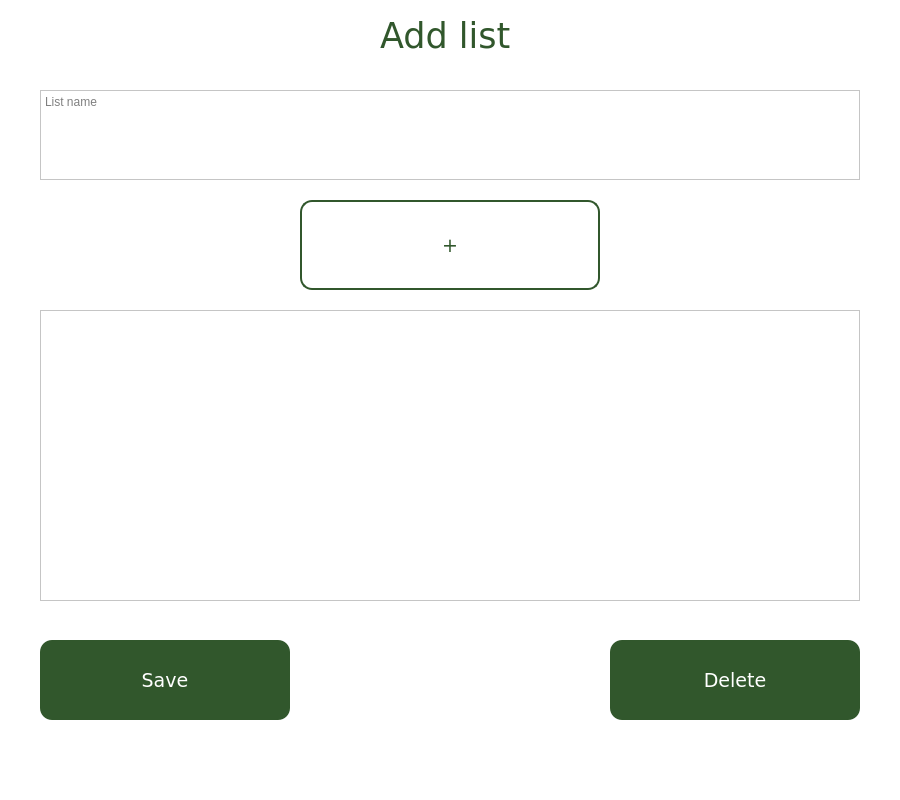
<?xml version="1.0" encoding="UTF-8"?>
<ui version="4.0">
 <class>add_list_window</class>
 <widget class="QMainWindow" name="add_list_window">
  <property name="geometry">
   <rect>
    <x>0</x>
    <y>0</y>
    <width>900</width>
    <height>800</height>
   </rect>
  </property>
  <property name="minimumSize">
   <size>
    <width>900</width>
    <height>800</height>
   </size>
  </property>
  <property name="maximumSize">
   <size>
    <width>900</width>
    <height>800</height>
   </size>
  </property>
  <property name="font">
   <font>
    <family>Verdana</family>
   </font>
  </property>
  <property name="windowTitle">
   <string>PoLIZANE</string>
  </property>
  <property name="windowIcon">
   <iconset>
    <normaloff>PoLIZANE.png</normaloff>PoLIZANE.png</iconset>
  </property>
  <property name="styleSheet">
   <string notr="true">background-color: white;</string>
  </property>
  <widget class="QWidget" name="add_list_screen">
   <widget class="QLabel" name="add_list_label">
    <property name="geometry">
     <rect>
      <x>380</x>
      <y>10</y>
      <width>171</width>
      <height>51</height>
     </rect>
    </property>
    <property name="font">
     <font>
      <family>Verdana</family>
      <pointsize>26</pointsize>
     </font>
    </property>
    <property name="statusTip">
     <string>Add list</string>
    </property>
    <property name="styleSheet">
     <string notr="true">color: rgb(49, 87, 44);</string>
    </property>
    <property name="text">
     <string>Add list</string>
    </property>
   </widget>
   <widget class="QPushButton" name="save_button">
    <property name="geometry">
     <rect>
      <x>40</x>
      <y>640</y>
      <width>250</width>
      <height>80</height>
     </rect>
    </property>
    <property name="font">
     <font>
      <family>Verdana</family>
      <pointsize>14</pointsize>
     </font>
    </property>
    <property name="statusTip">
     <string>Click save to add list to Shopping Lists</string>
    </property>
    <property name="styleSheet">
     <string notr="true">background-color: rgb(49, 87, 44);
color: white;
border-radius: 12px;</string>
    </property>
    <property name="text">
     <string>Save</string>
    </property>
   </widget>
   <widget class="QPushButton" name="delete_button">
    <property name="geometry">
     <rect>
      <x>610</x>
      <y>640</y>
      <width>250</width>
      <height>80</height>
     </rect>
    </property>
    <property name="font">
     <font>
      <family>Verdana</family>
      <pointsize>14</pointsize>
     </font>
    </property>
    <property name="statusTip">
     <string>Click delete if you don't want to add this list to the Shopping Lists</string>
    </property>
    <property name="styleSheet">
     <string notr="true">background-color: rgb(49, 87, 44);
color: white;
border-radius: 12px;</string>
    </property>
    <property name="text">
     <string>Delete</string>
    </property>
   </widget>
   <widget class="QPlainTextEdit" name="list_name">
    <property name="geometry">
     <rect>
      <x>40</x>
      <y>90</y>
      <width>820</width>
      <height>90</height>
     </rect>
    </property>
    <property name="statusTip">
     <string>Type list name here</string>
    </property>
    <property name="layoutDirection">
     <enum>Qt::LeftToRight</enum>
    </property>
    <property name="styleSheet">
     <string notr="true">border-style: solid;
border-width: 2px;
border-radius: 12px;
border-color: rgb(49, 87, 44);
placeholder {
  color: rgb(49, 87, 44, 75);
};
 font-size: 24px;</string>
    </property>
    <property name="placeholderText">
     <string>List name</string>
    </property>
   </widget>
   <widget class="QPushButton" name="add_button">
    <property name="geometry">
     <rect>
      <x>300</x>
      <y>200</y>
      <width>300</width>
      <height>90</height>
     </rect>
    </property>
    <property name="font">
     <font>
      <family>Verdana</family>
      <pointsize>14</pointsize>
     </font>
    </property>
    <property name="statusTip">
     <string>Click plus to add new list</string>
    </property>
    <property name="styleSheet">
     <string notr="true">background-color: white;
color:  rgb(49, 87, 44);
border-radius: 12px;
border: solid;
border-color:  rgb(49, 87, 44);
border-width: 2px;</string>
    </property>
    <property name="text">
     <string>+</string>
    </property>
   </widget>
   <widget class="QListWidget" name="list_list">
    <property name="geometry">
     <rect>
      <x>40</x>
      <y>310</y>
      <width>820</width>
      <height>291</height>
     </rect>
    </property>
    <property name="statusTip">
     <string>List of ingredients</string>
    </property>
    <property name="styleSheet">
     <string notr="true">border-style: solid;
border-width: 2px;
border-radius: 12px;
border-color: rgb(49, 87, 44);
placeholder {
  color: rgb(49, 87, 44, 75);
};
 font-size: 24px;</string>
    </property>
   </widget>
  </widget>
  <widget class="QStatusBar" name="statusbar"/>
 </widget>
 <resources/>
 <connections/>
</ui>
